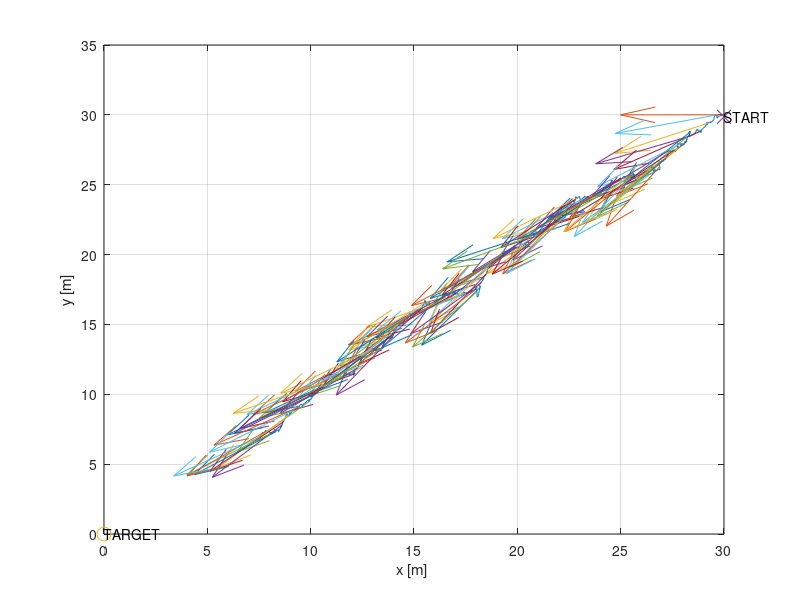
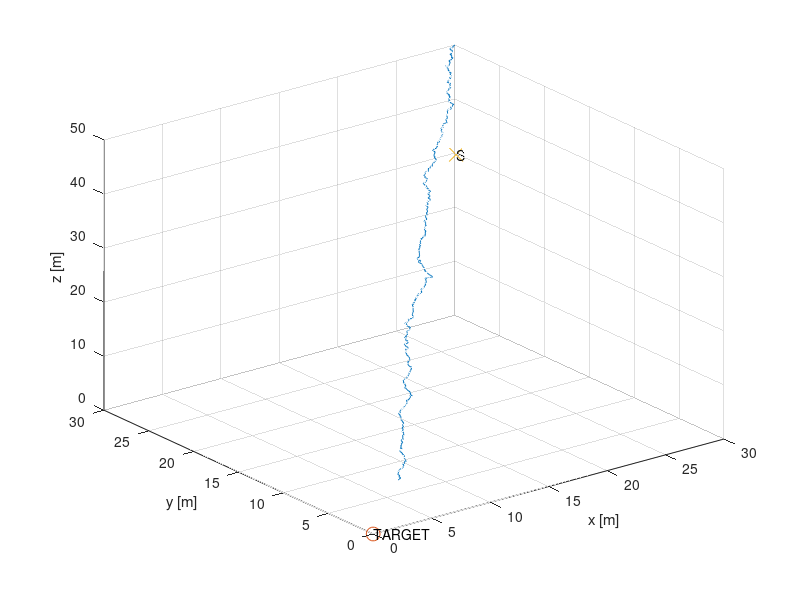
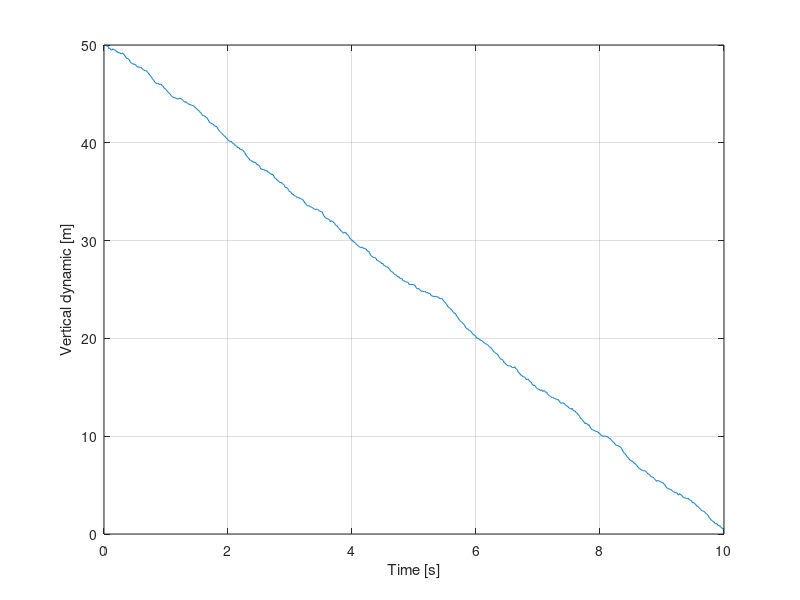
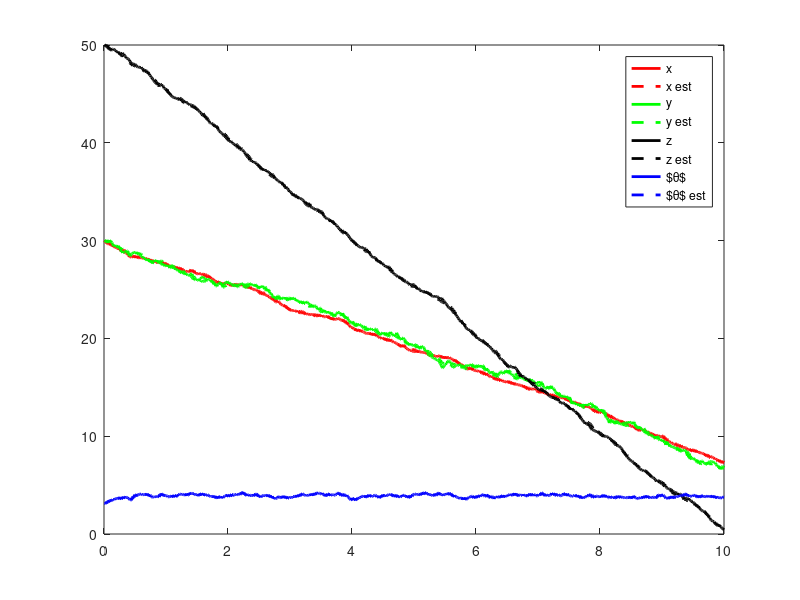

These figures' MATLAB source, in order:
clc
close all
clear

set(0,'DefaultFigureWindowStyle','docked');

rng(3);

I = 1; % inertia [kg*m^2]
dt = 0.01; % time steep [s]
sim_t = 10; % simulation time [s]
T = sim_t/dt; % number of iterations [-]
t_vect = dt:dt:sim_t; % [s]
k_p = 1000; % proportional gain for the controller
k_i = 0;
marker_size = 10;
line_width = 2;


% Target point
target = [0 0 0]'; % [x y z] [m]

Gh = eye(4, 4); % linearized disturbance matrix

x = zeros(4, T);        % state
u = zeros(3, T);        % input
x(:, 1) = [30 30 50 pi];   % initialize the state
V_x = sqrt(sum((x(1, 1:3) - target').^2))/sim_t;                % longitudinal speed [m/s]
V_z = 5;              % vertical speed [m/s]

% Covariance amtrix for the uncertainty
R_GPS = rand(4, 4) - 0.5; % 4 state
R_GPS = R_GPS*R_GPS';

% Input covariance matrix
Qi = 0.1*(rand(4, 4) - 0.5); % 3 inputs
Qi = Qi*Qi';
nu = zeros(4, 1);

% State estimate
x_est = zeros(4, T);
x_est(:, 1) = x(:, 1);
P_est = zeros(4, 4);
e_theta = zeros(T, 1);


for t=1:T-1
  alpha = atan2(x_est(2, t) - target(2), x_est(1, t) - target(1));
  e_theta(t + 1) = pi + alpha - x_est(4, t); % angular erro for the controller
  m = k_p*e_theta(t + 1) + k_i*((e_theta(t) + e_theta(t + 1))/2*dt); % torque proportional to angula error
  u(:, t) = [V_x V_z m]';             % input
  nu(:) = mvnrnd([0; 0; 0; 0], Qi)';  % noise on the input and on the model

  % Update the state
  x(1, t+1) = x(1, t) + u(1, t)*cos(x(4, t))*dt + nu(1);
  x(2, t+1) = x(2, t) + u(1, t)*sin(x(4, t))*dt + nu(2);
  x(3, t+1) = x(3, t) - u(2, t)*dt + nu(3);
  x(4, t+1) = x(4, t) + u(3, t)*dt^2/(2*I) + nu(4);
  
  % Prediction
  x_est(1, t+1) = x_est(1, t) + u(1, t)*cos(x_est(4, t))*dt;
  x_est(2, t+1) = x_est(2, t) + u(1, t)*sin(x_est(4, t))*dt;
  x_est(3, t+1) = x_est(3, t) - u(2, t)*dt;
  x_est(4, t+1) = x_est(4, t) + u(3, t)*dt^2/(2*I);

  % Linearized Ah(k)
  Ah = eye(4);
  Ah(1, 4) = -u(1, t)*sin(x_est(4, t))*dt;
  Ah(2, 4) = u(1, t)*cos(x_est(4, t))*dt;
  
  P_est = Ah*P_est*Ah' + Gh*Qi*Gh'; 

  % Measurement update using the GPS
  z_GPS = x(:, t + 1) + mvnrnd([0; 0; 0; 0], R_GPS)'; % measurement
  Innovation = z_GPS - x_est(:, t + 1);
  H_GPS = eye(4);  % linearized model of the GPSs
  % update the kalaman estimate
  S_Inno = H_GPS*P_est*H_GPS' + R_GPS;
  W = P_est*H_GPS'*inv(S_Inno); % kalman gain
  x_est(:, t + 1) = x_est(:, t + 1) + W*Innovation; % update stte estimate
  P_est = (eye(4) - W*H_GPS)*P_est; % update covariance matrix

  % Check if we have touch the ground
  if x(3, t) < 0
    break
  end
end

%% Plots
drawArrow = @(x,y) quiver( x(1),y(1),x(2)-x(1),y(2)-y(1),0 );
drawArrow3 = @(x,y, z) quiver( x(1),y(1),x(2)-x(1),y(2)-y(1),z);
arrow_mag = 5;
figure()
plot(x(1,:), x(2, :))
hold on
for i=1:10:T
  drawArrow([x(1,i) x(1,i)+arrow_mag*cos(x(4,i))], [x(2,i) x(2,i)+arrow_mag*sin(x(4,i))]);
end
plot(target(1), target(2), 'o', 'MarkerSize', marker_size);
text(target(1), target(2), 'TARGET')
plot(x(1, 1), x(1,2), 'x', 'MarkerSize', marker_size);
text(x(1, 1), x(1,2), 'START')
xlabel('x [m] ')
ylabel('y [m]')
grid on

figure()
plot3(x(1,:), x(2, :), x(3, :))
hold on
% for i=1:10:T
%   drawArrow3([x(1,i) x(1,i)+arrow_mag*cos(x(4,i))], [x(2,i) x(2,i)+arrow_mag*sin(x(4,i))], [x(3, i) x(3, i)]);
% end
plot3(target(1), target(2), target(3), 'o', 'MarkerSize', marker_size);
text(target(1), target(2), target(3), 'TARGET')
plot3(x(1, 1), x(1,2), x(1, 3), 'x', 'MarkerSize', marker_size);
text(x(1, 1), x(1,2), x(1, 3), 'START')
xlabel('x [m] ')
ylabel('y [m]')
zlabel('z [m]')
grid on

figure()
plot(t_vect, x(3, :))
xlabel('Time [s]')
ylabel('Vertical dynamic [m]')
grid on

figure()
plot(t_vect, x(1,:), 'r', 'LineWidth',line_width, 'DisplayName','x')
hold on
plot(t_vect, x_est(1,:), 'r--', 'LineWidth',line_width, 'DisplayName','x est')
plot(t_vect, x(2,:), 'g', 'LineWidth',line_width, 'DisplayName','y')
plot(t_vect, x_est(2,:), 'g--', 'LineWidth',line_width, 'DisplayName','y est')
plot(t_vect, x(3,:), 'k', 'LineWidth',line_width, 'DisplayName','z')
plot(t_vect, x_est(3,:), 'k--', 'LineWidth',line_width, 'DisplayName','z est')
plot(t_vect, x(4,:), 'b', 'LineWidth',line_width, 'DisplayName','$\theta$')
plot(t_vect, x_est(4,:), 'b--', 'LineWidth',line_width, 'DisplayName','$\theta$ est')
legend()

figure()
plot(t_vect, e_theta*180/pi, 'LineWidth',line_width)
xlabel('Time [s]')
ylabel('Angula error')